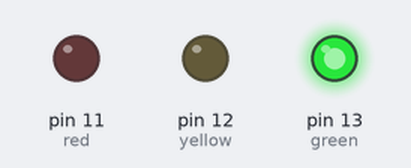
A sketch run on a simulated Arduino Uno, built with avr-gcc and run on an emulated ATmega328P. On the bench: output pins drawn as LEDs (lit = HIGH).

Above: at 1.5 s.
At 3.5 s:
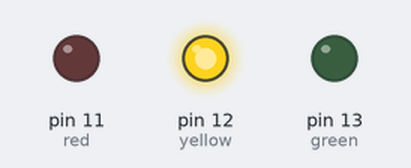
At 6.0 s:
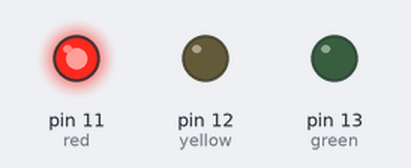
Timing chart, 0 to 10.4 s (numbered marks = the images above):
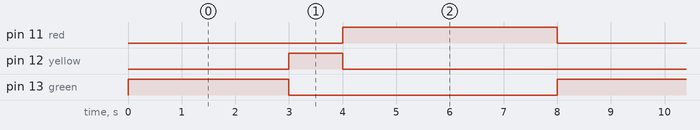

Measured:
- by itself, pin 11 (red): alternates HIGH for 4.0 s and LOW for 4.0 s
- by itself, pin 12 (yellow): alternates HIGH for 1.0 s and LOW for 7.0 s
- by itself, pin 13 (green): alternates HIGH for 3.0 s and LOW for 5.0 s

The sketch:

Traffic_Light_Controller.ino
```cpp
int green = 13 ;
int yellow = 12 ;
int red = 11 ;

void setup() {
  pinMode(green, OUTPUT);
  pinMode(yellow, OUTPUT);
  pinMode(red, OUTPUT);

}

void loop() {

  for(int i = 13; i>=11; i--){
    digitalWrite(i,HIGH);
    if(i==13){
      delay(3000);
    }
    else if(i==12){
      delay(1000);
    }
    else{
      delay(4000);
    }
    digitalWrite(i,LOW);
  }


}
```
